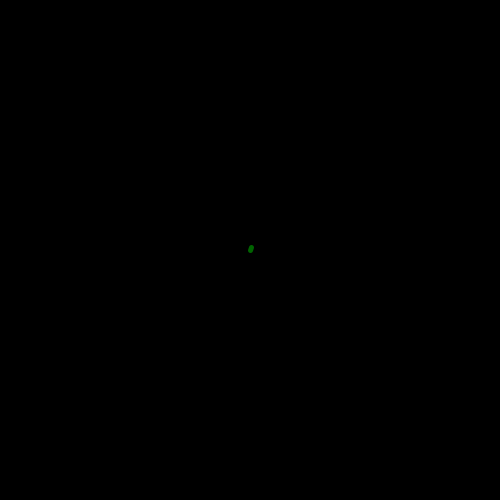
Frame 1 (no input)
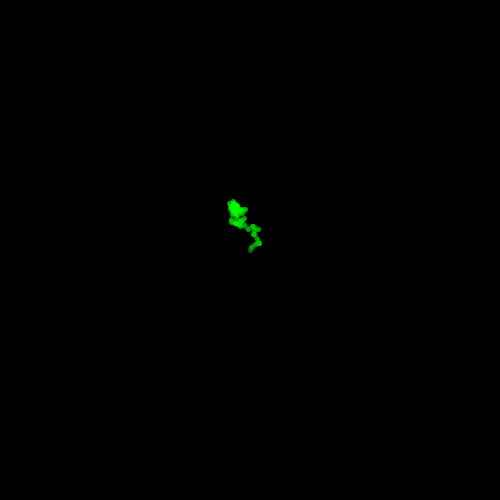
Frame 60 (the mouse pressed at the canvas centre just before this capture)
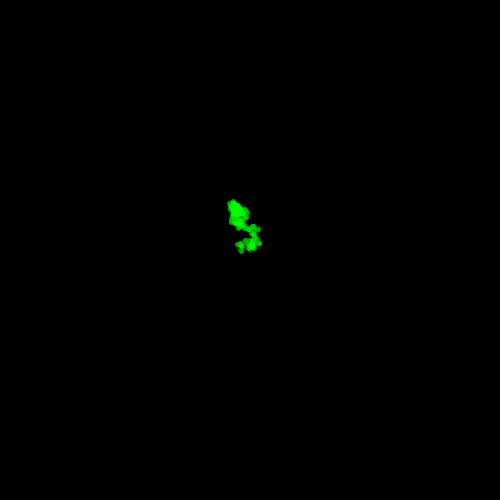
Frame 120 (the mouse held since frame 60 and released just before this capture)

The Processing sketch that drew these frames (run headless with seeded random() and noise(); from frame 60 on, the mouse is pressed at the canvas centre):

// Processing sketch: random_walk
// ── random_walk.pde
float x = 250;
float y = 250;
void setup(){
  size(500,500);
  background(0);
  strokeWeight(5);
}
void draw(){
  float nextX = x + random(-5,5);
  float nextY = y + random(-5,5);
  if (nextX < 0) {
    nextX = 0;
  } else if (nextX > width) {
    nextX = width;
  }
  if (nextY < 0) {
    nextY = 0;
  } else if (nextY > height) {
    nextY = height;
  }
  stroke(0,255,0,100);
  line(x,y,nextX,nextY);
  x = nextX;
  y = nextY;
}
